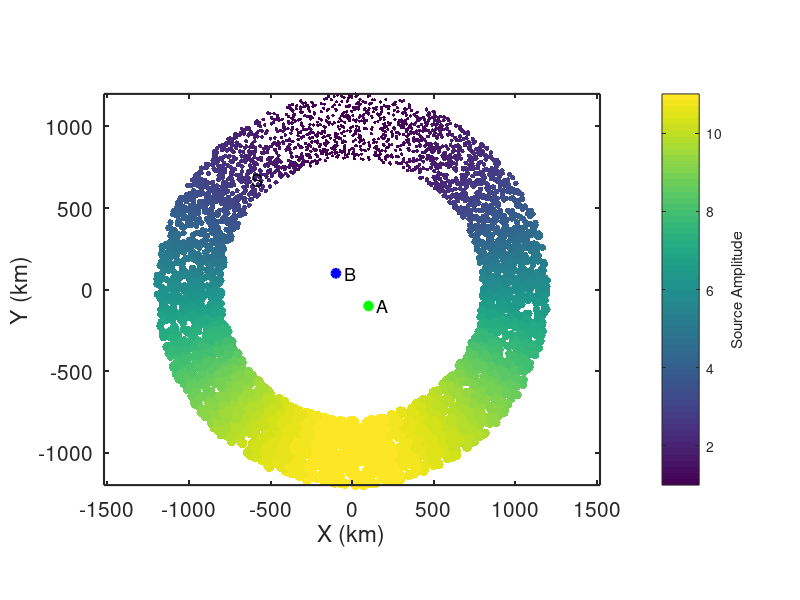

Write the MATLAB code that produced this figure. (Note: this script raises an error after producing the figure.)
% Simulate ambient noise within a homogeneous, isotropic, acoustic half-space 
% for random sources that form a finite-width donut with an azimuthal
% dependence to source amplitude.
%
% jbrussell - 7/2023

clear; close all;

addpath('../functions/');

dx = 10; % km
x = [-1000:dx:1000]; % km
y = [-1000:dx:1000]; % km
dt = 1; % sec
Ndays = 10;
t = [0:dt:60*60]; % [sec] daily time axis

% Location of virtual source (A)
x_Asrc = 100; % km
y_Asrc = -100; % km

% Location of receiver (B)
x_Brec = -100; % km
y_Brec = 100; % km

% Location of "source" ring (S)
N_sources = 5000; % Number of sources
N_excite = 1; % number of times to randomly excite each Source each hour
dr_S = 200; % [km] width of annulus, S
r_S = 1000 + (dr_S*2*rand(N_sources,1)' - dr_S); %1000; % [km] radius of source ring
% dtheta = 0.1;
theta_S = 360*rand(N_sources,1)'; %[0:dtheta:360-dtheta];
% r_S(theta_S>90 & theta_S<180) = []; % remove sector of sources
% theta_S(theta_S>90 & theta_S<180) = []; % remove sector of sources
x_S = r_S.*sind(theta_S);
y_S = r_S.*cosd(theta_S);
% amp_S = ones(size(x_S)); % amplitude of sources
amp_S = ones(size(theta_S)) .* (cosd(theta_S-180)*5+6); % amplitude of sources

% Medium properties
vel = 3.5; % [km/s] velocity of medium

% Define source type
source_type = 'ricker'; % 'ricker' | 'microseism' | 'lossy_membrane'
% RICKER (impulsive source)
f_cent = 1/8; % 1/100; % [1/s] dominant frequency of Ricker wavelet
% MICROSEISM (continuous source)
fmin = 1/10; % minimum frequency to sum over
fmax = 1/3; % maximum frequency to sum over
% LOSSY MEMBRANE (attenuating membrane)
fmin;
fmax;
alpha = 1e-3; % [1/km] attenuation coefficient


figure(98); clf;
box on; hold on;
plot(x_Asrc,y_Asrc,'og','linewidth',2,'MarkerFaceColor','g');
text(x_Asrc+50,y_Asrc,'A','fontsize',13);
plot(x_Brec,y_Brec,'ob','linewidth',2,'MarkerFaceColor','b');
text(x_Brec+50,y_Brec,'B','fontsize',13);
scatter(x_S,y_S,amp_S*5,amp_S,'o','filled');
text(x_S(1),y_S(1)+75,'S','fontsize',13);
axis square; axis equal;
set(gca,'fontsize',15,'linewidth',1.5,'layer','top');
xlabel('X (km)');
ylabel('Y (km)');
cb = colorbar;
ylabel(cb,'Source Amplitude');
colormap(viridis);

%% Generate wavefield at ring of sources S

% Build frequency and time axes
Nt = length(t);
Fs = 1./dt;
f = Fs*(0:(Nt/2))/Nt;
time = ([0:Nt-1]-floor(Nt/2))*dt;  % build lagtime vector for plotting
time = [time(time<0), time(time>=0)];

% Expected time between A and B
R_A_B = sqrt((x_Asrc-x_Brec).^2 + (y_Asrc-y_Brec).^2); % [km] distance from A to B
t_A_B = R_A_B ./ vel;

% Theoretical prediction of ccf from Goran's class notes
ccf_pre = real(1 ./ sqrt(t_A_B.^2 - time.^2));
A = 1;
J0_pre = besselj(0,2*pi*f*t_A_B) * A;

cohsum = zeros(size(t));
ccf_auto = zeros(size(t));
ihrs_total = 0;
ccf_all = {};
cohsum_all = {};
ccf_misfit = [];
for iday = 1:Ndays
    for ihr = 1 : (24/(max(t)/60/60))
        % Generate wavefields at A and B due to random noise at all Si
        Si_A = zeros(size(t));
        Si_B = zeros(size(t));
        for isrc = 1:length(x_S)
            R_Si_A = sqrt((x_Asrc-x_S(isrc)).^2 + (y_Asrc-y_S(isrc)).^2); % [km] distance from Si to A
            R_Si_B = sqrt((x_Brec-x_S(isrc)).^2 + (y_Brec-y_S(isrc)).^2); % [km] distance from Si to B

            % Loop through and generate sources, Si
            for ii = 1:N_excite
                if strcmp(source_type,'ricker')
                    % Ricker wavelet
                    % Generate random wavelet start times
                    tshift = max(t) .* rand(1,1);
                    Si_A = Si_A + amp_S(isrc) .* ricker_wavelet(t-tshift,R_Si_A(isrc),vel,f_cent);
                    Si_B = Si_B + amp_S(isrc) .* ricker_wavelet(t-tshift,R_Si_B(isrc),vel,f_cent);
                elseif strcmp(source_type,'microseism')
                    % Continuous microseism source
                    freq = f(f>=fmin & f<=fmax);
                    phi_rand = (2*pi)*rand(1,length(freq)); % random phase between [0,2*pi]
                    Si_A = Si_A + amp_S(isrc) .* microseism_source(t,R_Si_A(isrc),vel,freq,phi_rand);
                    Si_B = Si_B + amp_S(isrc) .* microseism_source(t,R_Si_B(isrc),vel,freq,phi_rand);
                elseif strcmp(source_type,'lossy_membrane')
                    % 2-D Lossy Membrane response of Magrini & Boschi (2021)
                    phi_rand = (2*pi)*rand(1,1); % random phase between [0,2*pi]
                    Si_A = Si_A + amp_S(isrc) .* lossy_membrane(t,f,R_Si_A(isrc),vel,alpha,phi_rand);
                    Si_B = Si_B + amp_S(isrc) .* lossy_membrane(t,f,R_Si_B(isrc),vel,alpha,phi_rand);
                else
                    error('Source type must be ''ricker'' | ''microseism'' | ''lossy_membrane''');
                end
            end
        end
        
        % Taper waveform
        Si_A = cos_taper(Si_A);
        Si_B = cos_taper(Si_B);

        % Calculate power spectra
        fftA = fft(Si_A);
        % fftA = spectrumwhiten_smooth(fftA,0.001);
%         P_A = abs(fftA/Nt);
%         P_A = P_A(1:Nt/2+1);
%         P_A(2:end-1) = 2*P_A(2:end-1);
        fftB = fft(Si_B);
        % fftB = spectrumwhiten_smooth(fftB,0.001);
%         P_B = abs(fftB/Nt);
%         P_B = P_B(1:Nt/2+1);
%         P_B(2:end-1) = 2*P_B(2:end-1);

        % Calculate cross-correlation (A --> B Causal; B --> A Acausal)
        cohsum = cohsum + fftB.*conj(fftA) ./ abs(fftB) ./ abs(fftA);
        ccf = real(ifft(cohsum,Nt)); % inverse FFT to get time domain
        ccf = fftshift(ccf); % rearrange values as [-lag lag]
        ccf = detrend(ccf);
        ccf = cos_taper(ccf);
        
        % Auto-correlation
%         ccf_auto = ccf_auto + xcorr(Si_A,Si_A,floor(length(t)/2));
        
        ihrs_total = ihrs_total + 1;
        ccf_all{ihrs_total} = ccf;
        cohsum_all{ihrs_total} = cohsum;
        ccf_misfit(ihrs_total) = sum((ccf_all{ihrs_total} ./ max(ccf_all{ihrs_total}) - ccf_pre ./ max(ccf_pre)).^2) / length(ccf_pre);
        
        if 1 && mod(ihrs_total,12)==0
            figure(99); clf;
            set(gcf,'position',[2         206        1730         814]);
            
            subplot(2,2,1); box on; hold on;
            plot(x_Asrc,y_Asrc,'og','linewidth',2,'MarkerFaceColor','g');
            text(x_Asrc+50,y_Asrc,'A','fontsize',13);
            plot(x_Brec,y_Brec,'ob','linewidth',2,'MarkerFaceColor','b');
            text(x_Brec+50,y_Brec,'B','fontsize',13);
            scatter(x_S,y_S,amp_S*5,amp_S,'o','filled');
            text(x_S(1),y_S(1)+75,'S','fontsize',13);
            axis square;
            set(gca,'fontsize',15,'linewidth',1.5,'layer','top');
            xlabel('X (km)');
            ylabel('Y (km)');
            cb = colorbar;
            ylabel(cb,'Source Amplitude');
            colormap(viridis);
            
            subplot(2,2,3); box on; hold on;
            plot([1:ihrs_total],ccf_misfit,'-b','linewidth',2);
            plot(ihrs_total,ccf_misfit(ihrs_total),'ok','linewidth',1,'markersize',12,'MarkerFaceColor','b');
            set(gca,'fontsize',15,'linewidth',1.5);
            xlabel('Data length (hr)');
            ylabel('Misfit');

            subplot(2,2,2); box on; hold on;
%             ccf_pre_conv = conv(ccf_pre,ccf_auto,'same');
            plot(time,ccf_all{ihrs_total} ./ max(ccf_all{ihrs_total}),'-k','linewidth',2);
            plot(time,ccf_pre ./ max(ccf_pre),'-r','linewidth',1);
%             plot(time,ccf_pre_conv ./ max(ccf_pre_conv),'--g','linewidth',1);
            set(gca,'fontsize',15,'linewidth',1.5)
            xlim([-200 200]);
            title([num2str(ihrs_total),' hrs']);
            xlabel('Lag Time (s)');
            ylabel('CCF_{A,B}');

            P_ccf = abs(cohsum_all{ihrs_total}/Nt);
            P_ccf = P_ccf(1:Nt/2+1);
            P_ccf(2:end-1) = 2*P_ccf(2:end-1);

%             subplot(2,1,2); box on; hold on;
%             plot(1./f,P_ccf,'-b');
%             plot(1./f,smooth(P_ccf,20),'-k','linewidth',2);
%             plot(1./f_cent*[1 1],[min(P_ccf) max(P_ccf)],'--r','linewidth',1.5);
%             % xlim([0 500]);
%             set(gca,'fontsize',15,'linewidth',1.5,'xscale','log','yscale','log')
%             xlabel('Period (s)');

            subplot(2,2,4); box on; hold on;
            J0 = real(cohsum_all{ihrs_total}(1:Nt/2+1));
            plot(f,J0 ./ rms(J0),'-b');
            plot(f,smooth(J0,10) ./ rms(J0),'-k','linewidth',2);
            plot(f,J0_pre ./ rms(J0_pre),'-r','linewidth',1);
            plot(f_cent*[1 1],[0 1],'--r','linewidth',1.5);
            % xlim([0 500]);
            set(gca,'fontsize',15,'linewidth',1.5,'xscale','linear','yscale','linear')
            xlabel('Freq (Hz)');
            ylabel('J_0');
            xlim([0 max(f)]);

            drawnow;
        end
    end
end

%%
clear OUTmovie

is_movieout = 1;

if is_movieout
        
    OUTmovie(length(1:1:ihrs_total)) = struct('cdata',[],'colormap',[]);
    OUTit = 0;
    for ii = 1:1:ihrs_total
    
        figure(3); clf;
        set(gcf,'position',[2         206        1730         814],'color','w');
        
        subplot(2,2,1); box on; hold on;
        plot(x_Asrc,y_Asrc,'og','linewidth',2,'MarkerFaceColor','g');
        text(x_Asrc+50,y_Asrc,'A','fontsize',13);
        plot(x_Brec,y_Brec,'ob','linewidth',2,'MarkerFaceColor','b');
        text(x_Brec+50,y_Brec,'B','fontsize',13);
        scatter(x_S,y_S,amp_S*5,amp_S,'o','filled');
        text(x_S(1),y_S(1)+75,'S','fontsize',13);
        axis square; axis equal;
        set(gca,'fontsize',15,'linewidth',1.5,'layer','top');
        xlabel('X (km)');
        ylabel('Y (km)');
        cb = colorbar;
        ylabel(cb,'Source Amplitude');
        colormap(viridis);
        
        subplot(2,2,3); box on; hold on;
        plot([1:ii],ccf_misfit(1:ii),'-b','linewidth',2);
        plot(ii,ccf_misfit(ii),'ok','linewidth',1,'markersize',12,'MarkerFaceColor','b');
        set(gca,'fontsize',15,'linewidth',1.5);
        xlim([0 length(ccf_misfit)]);
        ylim([0 max(ccf_misfit)]);
        xlabel('Data length (hr)');
        ylabel('Misfit');
        
        subplot(2,2,2); box on; hold on;
%         ccf_pre_conv = conv(ccf_pre,ccf_auto,'same');
        plot(time,ccf_all{ii} ./ max(ccf_all{ii}),'-k','linewidth',2);
        plot(time,ccf_pre ./ max(ccf_pre),'-r','linewidth',1);
%         plot(time,ccf_pre_conv ./ max(ccf_pre_conv),'--g','linewidth',1);
        set(gca,'fontsize',15,'linewidth',1.5)
        xlim([-200 200]);
        ylim([-0.3 1.1]);
        title([num2str(ii),' hrs']);
        xlabel('Lag Time (s)');
        ylabel('CCF_{A,B}');

        P_ccf = abs(cohsum_all{ii}/Nt);
        P_ccf = P_ccf(1:Nt/2+1);
        P_ccf(2:end-1) = 2*P_ccf(2:end-1);

%         subplot(2,1,2); box on; hold on;
%         plot(1./f,P_ccf,'-b');
%         plot(1./f,smooth(P_ccf,20),'-k','linewidth',2);
%         plot(1./f_cent*[1 1],[min(P_ccf) max(P_ccf)],'--r','linewidth',1.5);
%         % xlim([0 500]);
%         set(gca,'fontsize',15,'linewidth',1.5,'xscale','log','yscale','log')
%         xlabel('Period (s)');
        
        subplot(2,2,4); box on; hold on;
        J0 = real(cohsum_all{ii}(1:Nt/2+1));
        plot(f,J0 ./ rms(J0),'-b');
        plot(f,smooth(J0,10) ./ rms(J0),'-k','linewidth',2);
        plot(f,J0_pre ./ rms(J0_pre),'-r','linewidth',1);
        plot(f_cent*[1 1],[0 1],'--r','linewidth',1.5);
        % xlim([0 500]);
        set(gca,'fontsize',15,'linewidth',1.5,'xscale','linear','yscale','linear')
        xlabel('Freq (Hz)');
        ylabel('J_0');
        xlim([0 max(f)]);

        drawnow;

        OUTit = OUTit + 1;
        rect = get(gcf,'Position'); rect(1:2) = [0 0]; 
        OUTmovie(OUTit) = getframe(gcf,rect);
    end
    
%     vid = VideoWriter(['noise_ccf_build_Sdonut_skewed','.avi']);
    vid = VideoWriter(['noise_ccf_build_Sdonut_skewed'],'MPEG-4');
    vid.FrameRate = 10;
    open(vid);
    OUTmovie(1) = [];
    writeVideo(vid,OUTmovie);
    close(vid);
end
